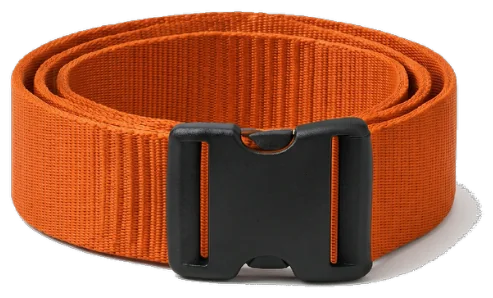
#> input picture site/threads/assets/products/acc-01/cover.webp, 493 x 298 px, found by its file name
$ python threads_bag_cover_reference_trim_20261025.py
#> lines starting #> are read from the running program, lines starting #| are printed output that depends on the picture; after the words box and inside, x2 and y2 are one past the last pixel; in counts of white or black regions, pixels touching at a corner belong together
"""Normalize selected bag COVER canvas occupancy against unchanged reference covers.

Targets: bag-01 and bag-02 vs bag-04 (everyday backpack); bag-05 vs
median of bag-06 and bag-07 (duffels).
No non-cover gallery assets are touched, no CSS zoom, generation or resampling.
Image pixels/alpha inside the original visible silhouette are preserved.
"""
from pathlib import Path
from statistics import median
from PIL import Image
import numpy as np
import json

BASE=Path(__file__).resolve().parents[1]/"site/threads/assets/products"
TARGETS={"bag-01":("bag-04",),"bag-02":("bag-04",),
         "bag-05":("bag-06","bag-07")}

def rgba(pid):
#> called with pid = 'bag-01'
    return Image.open(BASE/pid/"cover.webp").convert("RGBA")
#> returned value is the input picture: PIL image 493x298 RGBA; mean R, G, B, A 109.3, 51, 26.3, 187.7
def bounds(image):
    result=image.getchannel("A").getbbox()
#> result = (8, 8, 485, 290)
    if result is None:raise ValueError("No product in source")
    return result
def occupancy(image):
    l,t,r,b=bounds(image)
    return (float(r-l)/image.width,float(b-t)/image.height)

stats=[]
for pid,refs in TARGETS.items():
    original=rgba(pid)
    bbox=bounds(original)
#> bbox = (8, 8, 485, 290)
    contents=original.crop(bbox)
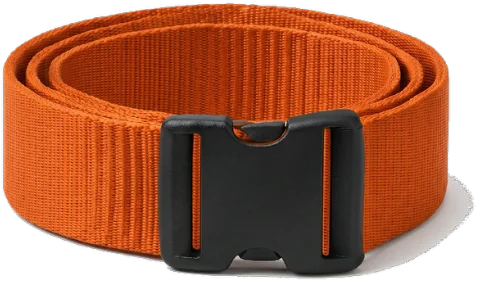
#> contents: PIL image 477x282 RGBA; mean R, G, B, A 119.4, 55.6, 28.7, 205; transparent parts drawn white
    want=tuple(median(occupancy(rgba(ref))[i] for ref in refs) for i in (0,1))
#> in occupancy, `l,t,r,b=bounds(image)`: l = 8; r = 485; b = 290
#> want = (0.968, 0.946)
    width=max(contents.width,round(contents.width/want[0]))
#> width = 493
    height=max(contents.height,round(contents.height/want[1]))
#> height = 298
    adjusted=Image.new("RGBA",(width,height),(0,0,0,0))
#> adjusted: PIL image 493x298 RGBA; every value is 0
    adjusted.paste(contents,((width-contents.width)//2,(height-contents.height)//2))
    dest=BASE/pid/"cover.webp"
    adjusted.save(dest,"WEBP",lossless=True,method=6,exact=True)
    loaded=Image.open(dest).convert("RGBA")
    visible_original=np.asarray(contents,dtype=np.uint8)
    visible_result=np.asarray(loaded.crop(bounds(loaded)),dtype=np.uint8)
    assert visible_original.shape==visible_result.shape,pid
    assert np.array_equal(visible_original[:,:,3],visible_result[:,:,3]),pid+" alpha changed"
    mask=visible_original[:,:,3]>0
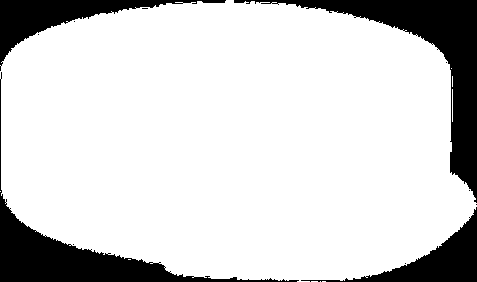
#> mask: shape (282, 477) bool; 83% white; 12 black regions (8 under 20 px), largest, box (x1, y1, x2, y2) and area: (234, 0, 477, 203) 8699, (0, 72, 299, 282) 6958, (0, 0, 226, 71) 3866, (301, 207, 477, 282) 3392
    assert np.array_equal(visible_original[:,:,:3][mask],visible_result[:,:,:3][mask]),pid+" RGB changed"
    achieved=occupancy(loaded)
#> achieved = (0.968, 0.946)
    assert max(abs(a-b) for a,b in zip(achieved,want))<.003,(pid,achieved,want)
    stats.append({"product":pid,"references":list(refs),"before":list(original.size),
                  "after":list(loaded.size),"original_visible_bound":list(bbox),
                  "target_occupancy":[round(v,4) for v in want],
                  "new_occupancy":[round(v,4) for v in achieved],
                  "alpha_and_visible_RGB":"identical to original"})
print(json.dumps(stats,indent=2))
#> (printed output is left out)
